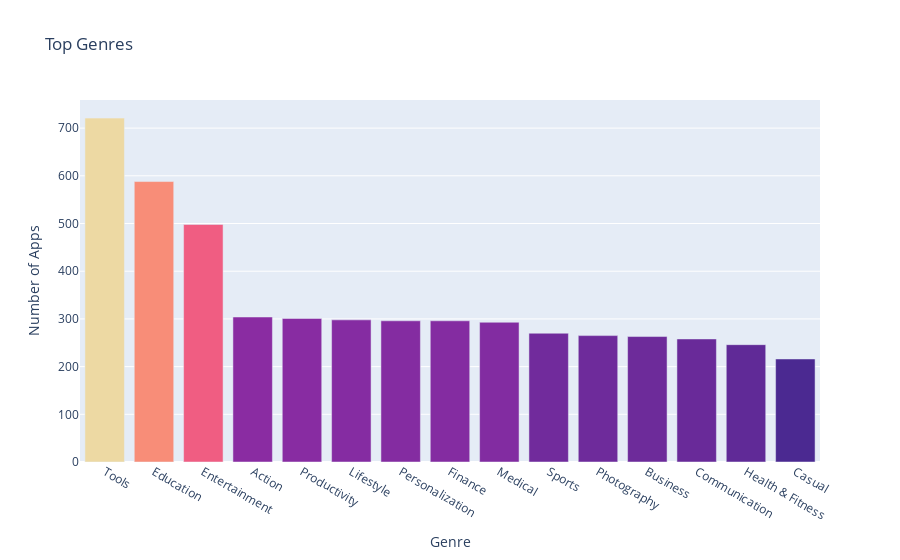

Notebook source saved alongside this figure:
### Markdown cell above
**Challenge**: Can you create this chart with the Series containing the genre data? 

<img src=https://imgur.com/DbcoQli.png width=400>

Try experimenting with the built in colour scales in Plotly. You can find a full list [here](https://plotly.com/python/builtin-colorscales/). 

* Find a way to set the colour scale using the color_continuous_scale parameter. 
* Find a way to make the color axis disappear by using coloraxis_showscale.

### Code cell
fig = px.bar(num_genres, x=num_genres.index[:15], y=num_genres.values[:15], title='Top Genres', color=num_genres.values[:15], 
              hover_name=num_genres.index[:15], color_continuous_scale='Agsunset')

fig.update_layout(
    xaxis_title='Genre',
    yaxis_title='Number of Apps', 
    coloraxis_showscale=False
)

fig.show()

### Figure 1 — Plotly figure (JSON) as saved in the notebook; plotly's stock layout.template omitted (floating-point values rounded to 4 significant figures)
{"data": [{"alignmentgroup": "True", "hovertemplate": "<b>%{hovertext}</b><br><br>x=%{x}<br>y=%{y}<br>color=%{marker.color}<extra></extra>", "hovertext": ["Tools", "Education", "Entertainment", "Action", "Productivity", "Lifestyle", "Personalization", "Finance", "Medical", "Sports", "Photography", "Business", "Communication", "Health & Fitness", "Casual"], "legendgroup": "", "marker": {"color": [721, 588, 498, 304, 301, 298, 296, 296, 293, 270, 265, 263, 258, 246, 216], "coloraxis": "coloraxis", "pattern": {"shape": ""}}, "name": "", "offsetgroup": "", "orientation": "v", "showlegend": false, "textposition": "auto", "type": "bar", "x": ["Tools", "Education", "Entertainment", "Action", "Productivity", "Lifestyle", "Personalization", "Finance", "Medical", "Sports", "Photography", "Business", "Communication", "Health & Fitness", "Casual"], "xaxis": "x", "y": [721, 588, 498, 304, 301, 298, 296, 296, 293, 270, 265, 263, 258, 246, 216], "yaxis": "y"}], "layout": {"barmode": "relative", "coloraxis": {"colorbar": {"title": {"text": "color"}}, "colorscale": [[0, "rgb(75, 41, 145)"], [0.1667, "rgb(135, 44, 162)"], [0.3333, "rgb(192, 54, 157)"], [0.5, "rgb(234, 79, 136)"], [0.6667, "rgb(250, 120, 118)"], [0.8333, "rgb(246, 169, 122)"], [1, "rgb(237, 217, 163)"]], "showscale": false}, "legend": {"tracegroupgap": 0}, "title": {"text": "Top Genres"}, "xaxis": {"anchor": "y", "domain": [0, 1], "title": {"text": "Genre"}}, "yaxis": {"anchor": "x", "domain": [0, 1], "title": {"text": "Number of Apps"}}}}
